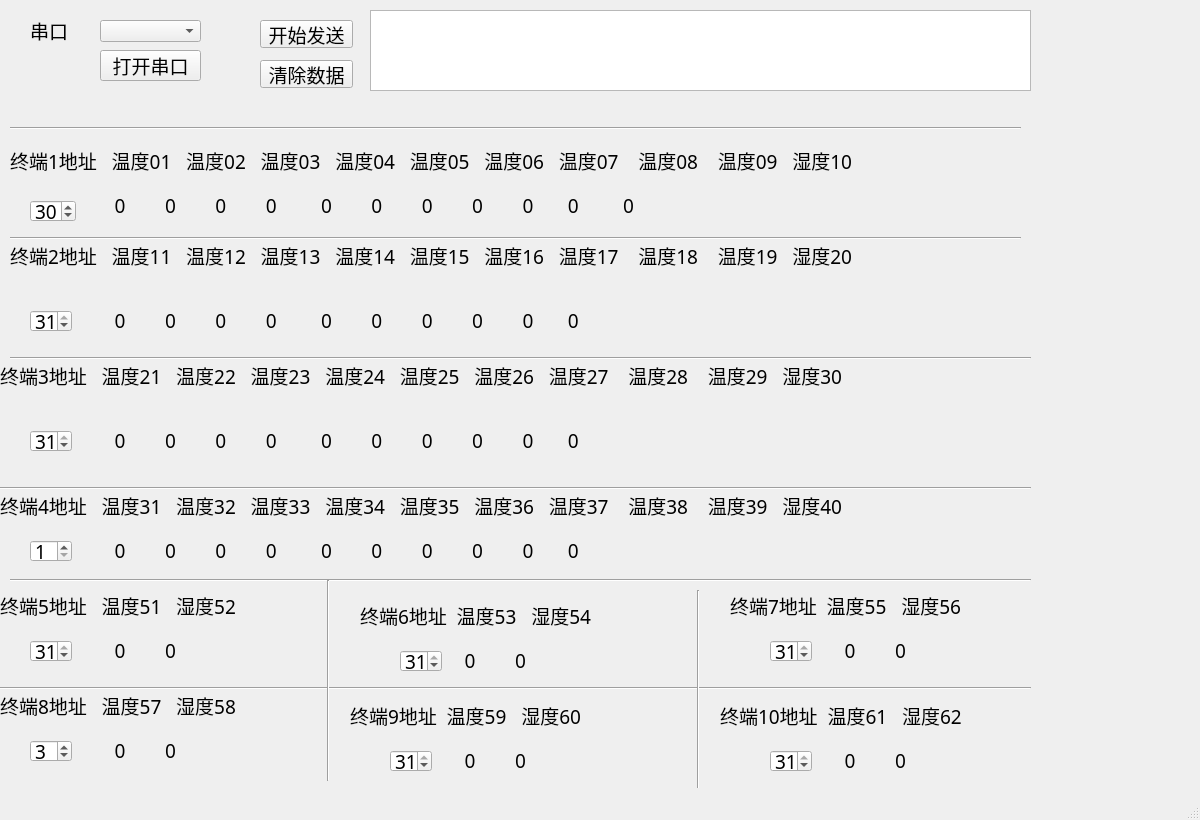
<?xml version="1.0" encoding="UTF-8"?>
<ui version="4.0">
 <class>MainWindow</class>
 <widget class="QMainWindow" name="MainWindow">
  <property name="enabled">
   <bool>true</bool>
  </property>
  <property name="geometry">
   <rect>
    <x>0</x>
    <y>0</y>
    <width>1200</width>
    <height>820</height>
   </rect>
  </property>
  <property name="minimumSize">
   <size>
    <width>1200</width>
    <height>820</height>
   </size>
  </property>
  <property name="maximumSize">
   <size>
    <width>1200</width>
    <height>820</height>
   </size>
  </property>
  <property name="font">
   <font>
    <family>宋体</family>
    <pointsize>14</pointsize>
   </font>
  </property>
  <property name="windowTitle">
   <string>多路温湿度监测                  无锡广播电视集团    designed by zjjohn</string>
  </property>
  <property name="windowOpacity">
   <double>1.000000000000000</double>
  </property>
  <widget class="QWidget" name="centralwidget">
   <widget class="QPushButton" name="open_close_button">
    <property name="geometry">
     <rect>
      <x>100</x>
      <y>50</y>
      <width>101</width>
      <height>31</height>
     </rect>
    </property>
    <property name="text">
     <string>打开串口</string>
    </property>
   </widget>
   <widget class="QLabel" name="label_com">
    <property name="geometry">
     <rect>
      <x>30</x>
      <y>20</y>
      <width>61</width>
      <height>21</height>
     </rect>
    </property>
    <property name="text">
     <string>串口</string>
    </property>
   </widget>
   <widget class="QTextBrowser" name="textBrowser">
    <property name="geometry">
     <rect>
      <x>370</x>
      <y>10</y>
      <width>661</width>
      <height>81</height>
     </rect>
    </property>
   </widget>
   <widget class="QComboBox" name="serial_COM_comboBox">
    <property name="geometry">
     <rect>
      <x>100</x>
      <y>20</y>
      <width>101</width>
      <height>22</height>
     </rect>
    </property>
    <property name="currentText">
     <string/>
    </property>
   </widget>
   <widget class="QPushButton" name="start_stop_button">
    <property name="geometry">
     <rect>
      <x>260</x>
      <y>20</y>
      <width>93</width>
      <height>28</height>
     </rect>
    </property>
    <property name="text">
     <string>开始发送</string>
    </property>
   </widget>
   <widget class="QPushButton" name="clear_button">
    <property name="geometry">
     <rect>
      <x>260</x>
      <y>60</y>
      <width>93</width>
      <height>28</height>
     </rect>
    </property>
    <property name="text">
     <string>清除数据</string>
    </property>
   </widget>
   <widget class="QLabel" name="label_1_1">
    <property name="geometry">
     <rect>
      <x>10</x>
      <y>150</y>
      <width>1231</width>
      <height>21</height>
     </rect>
    </property>
    <property name="text">
     <string>终端1地址   温度01   温度02   温度03   温度04   温度05   温度06   温度07    温度08    温度09   湿度10 </string>
    </property>
   </widget>
   <widget class="QSpinBox" name="spinBox1">
    <property name="geometry">
     <rect>
      <x>30</x>
      <y>200</y>
      <width>46</width>
      <height>22</height>
     </rect>
    </property>
    <property name="minimum">
     <number>1</number>
    </property>
    <property name="maximum">
     <number>31</number>
    </property>
    <property name="value">
     <number>30</number>
    </property>
   </widget>
   <widget class="QSpinBox" name="spinBox2">
    <property name="geometry">
     <rect>
      <x>30</x>
      <y>310</y>
      <width>42</width>
      <height>22</height>
     </rect>
    </property>
    <property name="minimum">
     <number>1</number>
    </property>
    <property name="maximum">
     <number>31</number>
    </property>
    <property name="value">
     <number>31</number>
    </property>
   </widget>
   <widget class="QSpinBox" name="spinBox5">
    <property name="geometry">
     <rect>
      <x>30</x>
      <y>640</y>
      <width>42</width>
      <height>22</height>
     </rect>
    </property>
    <property name="minimum">
     <number>1</number>
    </property>
    <property name="maximum">
     <number>31</number>
    </property>
    <property name="value">
     <number>31</number>
    </property>
   </widget>
   <widget class="QLabel" name="label_1_2">
    <property name="geometry">
     <rect>
      <x>90</x>
      <y>190</y>
      <width>1111</width>
      <height>31</height>
     </rect>
    </property>
    <property name="text">
     <string>     0        0        0        0         0        0        0        0        0       0         0</string>
    </property>
   </widget>
   <widget class="QLabel" name="label_2_1">
    <property name="geometry">
     <rect>
      <x>10</x>
      <y>230</y>
      <width>1211</width>
      <height>51</height>
     </rect>
    </property>
    <property name="text">
     <string>终端2地址   温度11   温度12   温度13   温度14   温度15   温度16   温度17    温度18    温度19   湿度20 </string>
    </property>
   </widget>
   <widget class="QLabel" name="label_2_2">
    <property name="geometry">
     <rect>
      <x>90</x>
      <y>300</y>
      <width>1131</width>
      <height>41</height>
     </rect>
    </property>
    <property name="text">
     <string>     0        0        0        0         0        0        0        0        0       0        </string>
    </property>
   </widget>
   <widget class="QLabel" name="label_3_1">
    <property name="geometry">
     <rect>
      <x>0</x>
      <y>350</y>
      <width>1211</width>
      <height>51</height>
     </rect>
    </property>
    <property name="text">
     <string>终端3地址   温度21   温度22   温度23   温度24   温度25   温度26   温度27    温度28    温度29   湿度30 </string>
    </property>
   </widget>
   <widget class="QLabel" name="label_3_2">
    <property name="geometry">
     <rect>
      <x>90</x>
      <y>420</y>
      <width>1111</width>
      <height>41</height>
     </rect>
    </property>
    <property name="text">
     <string>     0        0        0        0         0        0        0        0        0       0        </string>
    </property>
   </widget>
   <widget class="QSpinBox" name="spinBox3">
    <property name="geometry">
     <rect>
      <x>30</x>
      <y>430</y>
      <width>42</width>
      <height>22</height>
     </rect>
    </property>
    <property name="minimum">
     <number>1</number>
    </property>
    <property name="maximum">
     <number>31</number>
    </property>
    <property name="value">
     <number>31</number>
    </property>
   </widget>
   <widget class="QLabel" name="label_4_1">
    <property name="geometry">
     <rect>
      <x>0</x>
      <y>480</y>
      <width>1211</width>
      <height>51</height>
     </rect>
    </property>
    <property name="text">
     <string>终端4地址   温度31   温度32   温度33   温度34   温度35   温度36   温度37    温度38    温度39   湿度40 </string>
    </property>
   </widget>
   <widget class="QLabel" name="label_4_2">
    <property name="geometry">
     <rect>
      <x>90</x>
      <y>530</y>
      <width>1121</width>
      <height>41</height>
     </rect>
    </property>
    <property name="text">
     <string>     0        0        0        0         0        0        0        0        0       0        </string>
    </property>
   </widget>
   <widget class="QSpinBox" name="spinBox4">
    <property name="geometry">
     <rect>
      <x>30</x>
      <y>540</y>
      <width>42</width>
      <height>22</height>
     </rect>
    </property>
    <property name="minimum">
     <number>1</number>
    </property>
    <property name="maximum">
     <number>31</number>
    </property>
    <property name="value">
     <number>1</number>
    </property>
   </widget>
   <widget class="QLabel" name="label_5_1">
    <property name="geometry">
     <rect>
      <x>0</x>
      <y>580</y>
      <width>331</width>
      <height>51</height>
     </rect>
    </property>
    <property name="text">
     <string>终端5地址   温度51   湿度52 </string>
    </property>
   </widget>
   <widget class="QLabel" name="label_5_2">
    <property name="geometry">
     <rect>
      <x>90</x>
      <y>630</y>
      <width>241</width>
      <height>41</height>
     </rect>
    </property>
    <property name="text">
     <string>     0        0     </string>
    </property>
   </widget>
   <widget class="QLabel" name="label_6_2">
    <property name="geometry">
     <rect>
      <x>440</x>
      <y>640</y>
      <width>241</width>
      <height>41</height>
     </rect>
    </property>
    <property name="text">
     <string>     0        0     </string>
    </property>
   </widget>
   <widget class="QSpinBox" name="spinBox6">
    <property name="geometry">
     <rect>
      <x>400</x>
      <y>650</y>
      <width>42</width>
      <height>22</height>
     </rect>
    </property>
    <property name="minimum">
     <number>1</number>
    </property>
    <property name="maximum">
     <number>31</number>
    </property>
    <property name="value">
     <number>31</number>
    </property>
   </widget>
   <widget class="QLabel" name="label_6_1">
    <property name="geometry">
     <rect>
      <x>360</x>
      <y>590</y>
      <width>331</width>
      <height>51</height>
     </rect>
    </property>
    <property name="text">
     <string>终端6地址  温度53   湿度54 </string>
    </property>
   </widget>
   <widget class="QLabel" name="label_7_2">
    <property name="geometry">
     <rect>
      <x>820</x>
      <y>630</y>
      <width>241</width>
      <height>41</height>
     </rect>
    </property>
    <property name="text">
     <string>     0        0     </string>
    </property>
   </widget>
   <widget class="QSpinBox" name="spinBox7">
    <property name="geometry">
     <rect>
      <x>770</x>
      <y>640</y>
      <width>42</width>
      <height>22</height>
     </rect>
    </property>
    <property name="minimum">
     <number>1</number>
    </property>
    <property name="maximum">
     <number>31</number>
    </property>
    <property name="value">
     <number>31</number>
    </property>
   </widget>
   <widget class="QLabel" name="label_7_1">
    <property name="geometry">
     <rect>
      <x>730</x>
      <y>580</y>
      <width>331</width>
      <height>51</height>
     </rect>
    </property>
    <property name="text">
     <string>终端7地址  温度55   湿度56 </string>
    </property>
   </widget>
   <widget class="QLabel" name="label_10_2">
    <property name="geometry">
     <rect>
      <x>820</x>
      <y>740</y>
      <width>241</width>
      <height>41</height>
     </rect>
    </property>
    <property name="text">
     <string>     0        0     </string>
    </property>
   </widget>
   <widget class="QLabel" name="label_8_2">
    <property name="geometry">
     <rect>
      <x>90</x>
      <y>730</y>
      <width>241</width>
      <height>41</height>
     </rect>
    </property>
    <property name="text">
     <string>     0        0     </string>
    </property>
   </widget>
   <widget class="QLabel" name="label_9_2">
    <property name="geometry">
     <rect>
      <x>440</x>
      <y>740</y>
      <width>241</width>
      <height>41</height>
     </rect>
    </property>
    <property name="text">
     <string>     0        0     </string>
    </property>
   </widget>
   <widget class="QSpinBox" name="spinBox9">
    <property name="geometry">
     <rect>
      <x>390</x>
      <y>750</y>
      <width>42</width>
      <height>22</height>
     </rect>
    </property>
    <property name="minimum">
     <number>1</number>
    </property>
    <property name="maximum">
     <number>31</number>
    </property>
    <property name="value">
     <number>31</number>
    </property>
   </widget>
   <widget class="QSpinBox" name="spinBox10">
    <property name="geometry">
     <rect>
      <x>770</x>
      <y>750</y>
      <width>42</width>
      <height>22</height>
     </rect>
    </property>
    <property name="minimum">
     <number>1</number>
    </property>
    <property name="maximum">
     <number>31</number>
    </property>
    <property name="value">
     <number>31</number>
    </property>
   </widget>
   <widget class="QSpinBox" name="spinBox8">
    <property name="geometry">
     <rect>
      <x>30</x>
      <y>740</y>
      <width>42</width>
      <height>22</height>
     </rect>
    </property>
    <property name="minimum">
     <number>1</number>
    </property>
    <property name="maximum">
     <number>31</number>
    </property>
    <property name="value">
     <number>3</number>
    </property>
   </widget>
   <widget class="QLabel" name="label_9_1">
    <property name="geometry">
     <rect>
      <x>350</x>
      <y>690</y>
      <width>331</width>
      <height>51</height>
     </rect>
    </property>
    <property name="text">
     <string>终端9地址  温度59   湿度60 </string>
    </property>
   </widget>
   <widget class="QLabel" name="label_8_1">
    <property name="geometry">
     <rect>
      <x>0</x>
      <y>680</y>
      <width>331</width>
      <height>51</height>
     </rect>
    </property>
    <property name="text">
     <string>终端8地址   温度57   湿度58 </string>
    </property>
   </widget>
   <widget class="QLabel" name="label_10_1">
    <property name="geometry">
     <rect>
      <x>720</x>
      <y>690</y>
      <width>331</width>
      <height>51</height>
     </rect>
    </property>
    <property name="text">
     <string>终端10地址  温度61   湿度62 </string>
    </property>
   </widget>
   <widget class="Line" name="line">
    <property name="geometry">
     <rect>
      <x>10</x>
      <y>120</y>
      <width>1011</width>
      <height>16</height>
     </rect>
    </property>
    <property name="orientation">
     <enum>Qt::Horizontal</enum>
    </property>
   </widget>
   <widget class="Line" name="line_2">
    <property name="geometry">
     <rect>
      <x>10</x>
      <y>230</y>
      <width>1011</width>
      <height>16</height>
     </rect>
    </property>
    <property name="orientation">
     <enum>Qt::Horizontal</enum>
    </property>
   </widget>
   <widget class="Line" name="line_3">
    <property name="geometry">
     <rect>
      <x>10</x>
      <y>350</y>
      <width>1021</width>
      <height>16</height>
     </rect>
    </property>
    <property name="orientation">
     <enum>Qt::Horizontal</enum>
    </property>
   </widget>
   <widget class="Line" name="line_4">
    <property name="geometry">
     <rect>
      <x>0</x>
      <y>480</y>
      <width>1031</width>
      <height>16</height>
     </rect>
    </property>
    <property name="orientation">
     <enum>Qt::Horizontal</enum>
    </property>
   </widget>
   <widget class="Line" name="line_5">
    <property name="geometry">
     <rect>
      <x>10</x>
      <y>570</y>
      <width>1021</width>
      <height>20</height>
     </rect>
    </property>
    <property name="orientation">
     <enum>Qt::Horizontal</enum>
    </property>
   </widget>
   <widget class="Line" name="line_6">
    <property name="geometry">
     <rect>
      <x>0</x>
      <y>680</y>
      <width>1031</width>
      <height>16</height>
     </rect>
    </property>
    <property name="orientation">
     <enum>Qt::Horizontal</enum>
    </property>
   </widget>
   <widget class="Line" name="line_7">
    <property name="geometry">
     <rect>
      <x>320</x>
      <y>580</y>
      <width>16</width>
      <height>201</height>
     </rect>
    </property>
    <property name="orientation">
     <enum>Qt::Vertical</enum>
    </property>
   </widget>
   <widget class="Line" name="line_8">
    <property name="geometry">
     <rect>
      <x>690</x>
      <y>590</y>
      <width>16</width>
      <height>201</height>
     </rect>
    </property>
    <property name="orientation">
     <enum>Qt::Vertical</enum>
    </property>
   </widget>
  </widget>
  <widget class="QMenuBar" name="menubar">
   <property name="geometry">
    <rect>
     <x>0</x>
     <y>0</y>
     <width>1200</width>
     <height>29</height>
    </rect>
   </property>
  </widget>
  <widget class="QStatusBar" name="statusbar"/>
 </widget>
 <resources/>
 <connections>
  <connection>
   <sender>clear_button</sender>
   <signal>clicked()</signal>
   <receiver>textBrowser</receiver>
   <slot>clear()</slot>
   <hints>
    <hint type="sourcelabel">
     <x>305</x>
     <y>105</y>
    </hint>
    <hint type="destinationlabel">
     <x>615</x>
     <y>102</y>
    </hint>
   </hints>
  </connection>
 </connections>
 <slots>
  <slot>start_stop_send_handle()</slot>
 </slots>
</ui>
